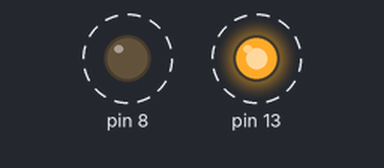
Recording of a sketch running on a simulated Arduino Uno, built with avr-gcc and run on an emulated ATmega328P. Shown: output pins drawn as LEDs (lit = HIGH). Dashed ring = blinking. At 10.0 s the program stops and its outputs stay as they are.

Above: at 0.05 s.
Timing chart, 0 to 3.0 s (numbered marks = the images above):
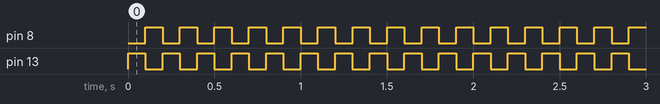

Measured:
- by itself, pin 8: alternates HIGH for 0.10 s and LOW for 0.10 s, 99 changes in all, then stays HIGH
- by itself, pin 13: alternates HIGH for 0.10 s and LOW for 0.10 s, 101 changes in all, then stays HIGH

The sketch:

Excercise_1.ino
```cpp
void setup() {
  pinMode(13, OUTPUT);
  pinMode(8, OUTPUT);
}

void loop() {

  for (int i = 0; i < 50 ; i++) {
    digitalWrite(13, HIGH);
    digitalWrite(8, LOW);
    delay(100);
    digitalWrite(13, LOW);
    digitalWrite(8, HIGH);
    delay(100);
  }
  digitalWrite(13, HIGH);
  digitalWrite(8, HIGH);
  while (true);
}
```
